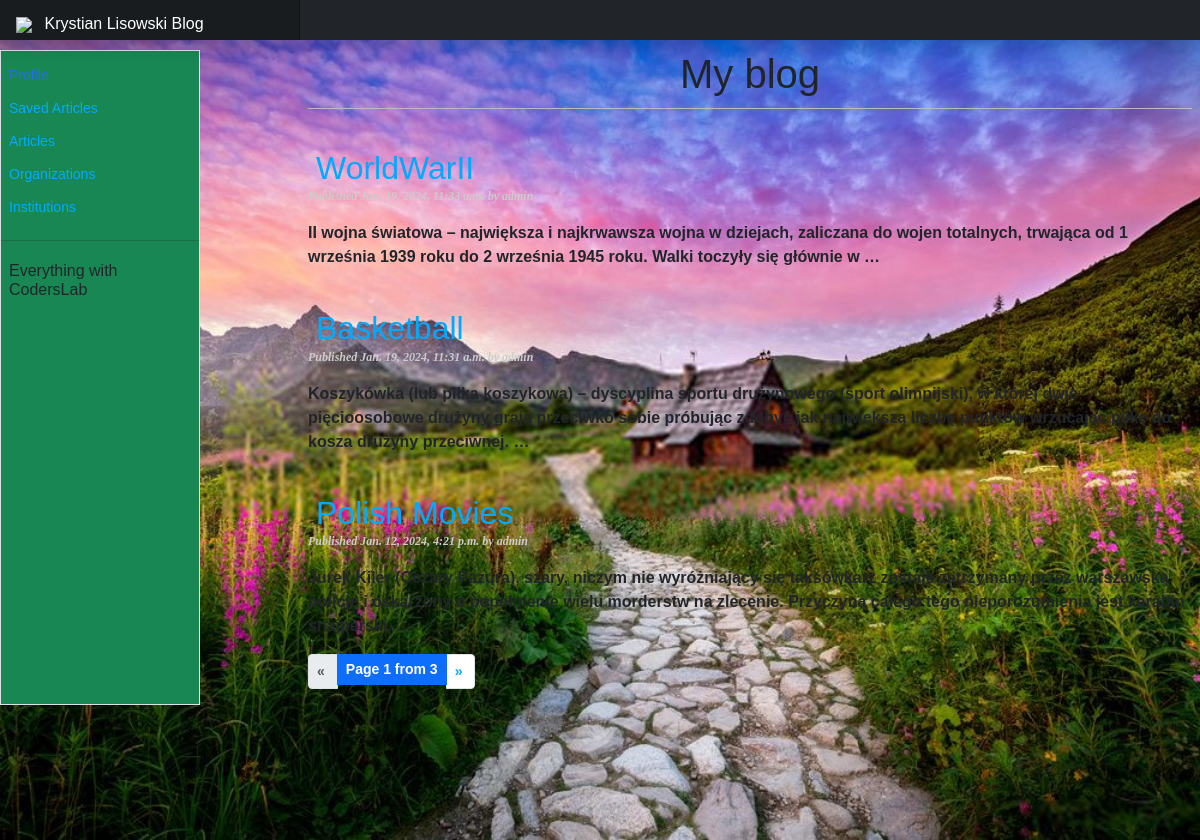
Screenshot of /blog/ with the database file from the repository.
### blog/models.py (models this page shows, shortened)
class Post(models.Model):
    STATUS_CHOICES = (
        ('draft', "Draft"),
        ('published', 'Published'),
    )
    title = models.CharField(max_length=250)
    slug = models.SlugField(max_length=250, unique_for_date='publish')
    author = models.ForeignKey(User, on_delete=models.CASCADE, related_name='blog_posts')
    body = models.TextField()
    publish = models.DateTimeField(default=timezone.now)
    created = models.DateTimeField(auto_now=True)
    updated = models.DateTimeField(auto_now=True)
    status = models.CharField(max_length=10, choices=STATUS_CHOICES, default='draft')
    objects = models.Manager()
    published = PublishedManager()
    tags = TaggableManager()
    def get_absolute_url(self):
        return reverse('blog:post_detail', args=[self.publish.year, self.publish.strftime('%m'), self.publish.strftime('%d'), self.slug])
    class Meta:
        ordering = ('-publish',)

### blog/views.py (the view)
# urls.py: path('', views.post_list, name='post_list'),
def post_list(request, tag_slug=None):
    object_list = Post.published.all()
    tag = None
    if tag_slug:
        tag = get_object_or_404(Tag, slug=tag_slug)
        object_list = object_list.filter(tags__in=[tag])
    paginator = Paginator(object_list, 3)
    page = request.GET.get('page')
    try:
        posts = paginator.page(page)
    except PageNotAnInteger:
        posts = paginator.page(1)
    except EmptyPage:
        posts = paginator.page(paginator.num_pages)
    return render(request, 'blog/post/list.html', {'page': page, 'posts': posts, 'tag': tag})

### blog/models.py (called while the page is built)
    def get_queryset(self):
        return super(PublishedManager, self).get_queryset().filter(status='published')

### templates/blog/post/list.html (shortened to what this page needs)
{% extends "blog/base.html" %}
{% block content %}
    <h1>My blog</h1>
    {% for post in posts %}
        <h2>
            <a href="{{ post.get_absolute_url }}">
                {{ post.title }}
            </a>
        </h2>
        <p class="date">
            Published {{ post.publish }} by {{ post.author }}
        </p>
        {{post.body|truncatewords:30|linebreaks }}
    {% endfor %}
    {% include "../../pagination.html" with page=posts %}
{% endblock %}

### blog/static/blog/css/blog.css (style rules this page uses)
body { font-family: helvetica, sans-serif; background-color: white; }
a { color: #00abff; text-decoration: none; }
h1 { text-align: center; font-weight: normal; border-bottom: 1px solid #bbb; padding: 0 0 10px 0; }
h2 { font-weight: normal; margin: 40px 0 0; }
p.date { color: #ccc; font-family: georgia, serif; font-size: 12px; font-style: italic; }
.container-fluid a { padding: 6px 12px 6px 8px; text-decoration: none; color: #00abff; }

### rows the page displays
Post: title "WorldWarII", publish "Jan. 19, 2024, 11:33 a.m.", author "admin", body "II wojna światowa – największa i najkrwawsza wojna w dziejach, zaliczana do wojen totalnych, trwająca od 1 września 1939 roku do 2 września 1945 roku. Walki toczyły się głównie w …"
Post: title "Basketball", publish "Jan. 19, 2024, 11:31 a.m.", author "admin", body "Koszykówka (lub piłka koszykowa) – dyscyplina sportu drużynowego (sport olimpijski), w której dwie pięcioosobowe drużyny grają przeciwko sobie próbując zdobyć jak największą liczbę punktów wrzucając piłkę do kosza drużyny przeciwnej. …"
Post: title "Polish Movies", publish "Jan. 12, 2024, 4:21 p.m.", author "admin", body "Jurek Kiler (Cezary Pazura), szary, niczym nie wyróżniający się taksówkarz zostaje zatrzymany przez warszawską policję i oskarżony o popełnienie wielu morderstw na zlecenie. Przyczyną całego tego nieporozumienia jest karabin snajperski, …"

### other values shown
{{ page.number }} "1"
{{ page.paginator.num_pages }} "3"
